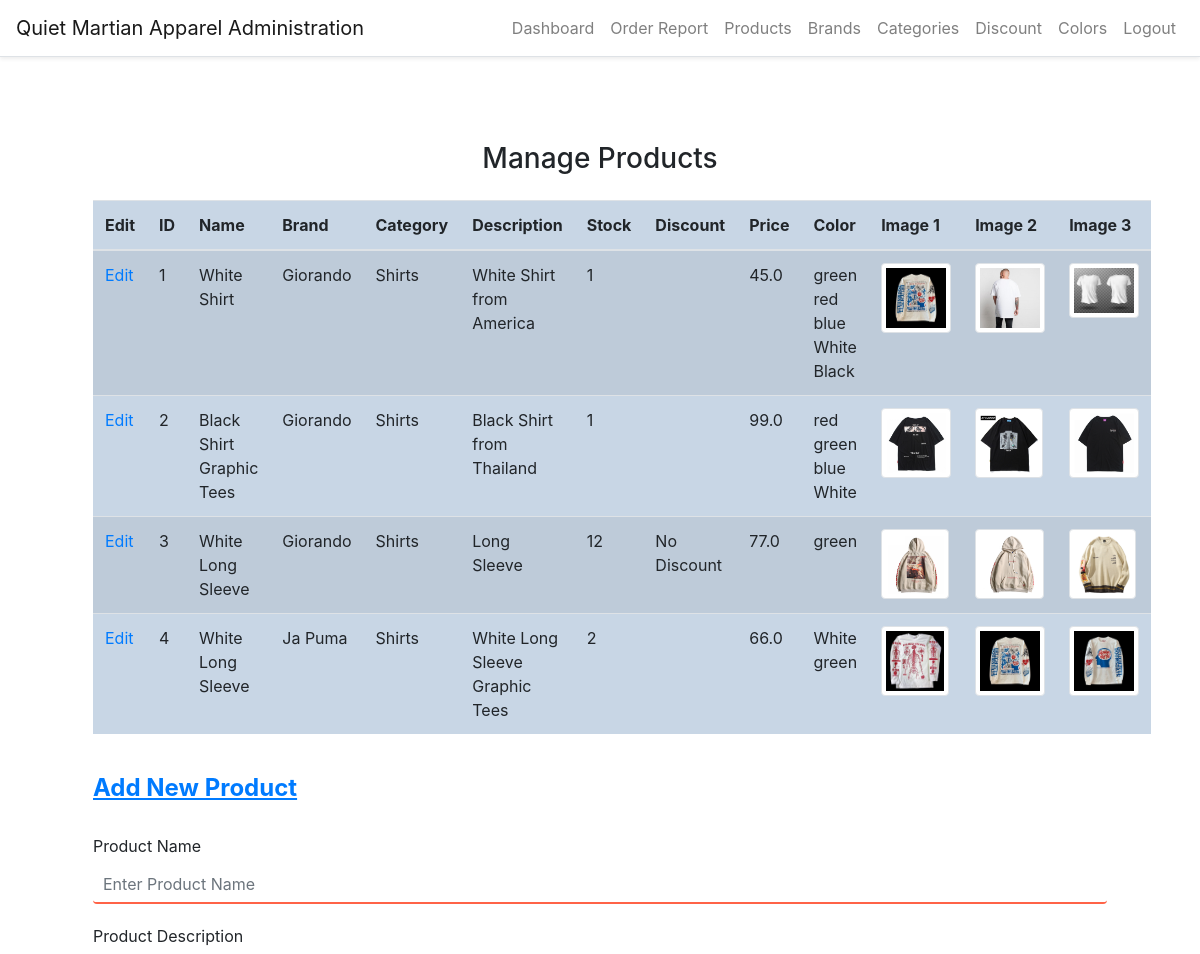
The app's page /manage-products (signed in, upper part), older data.
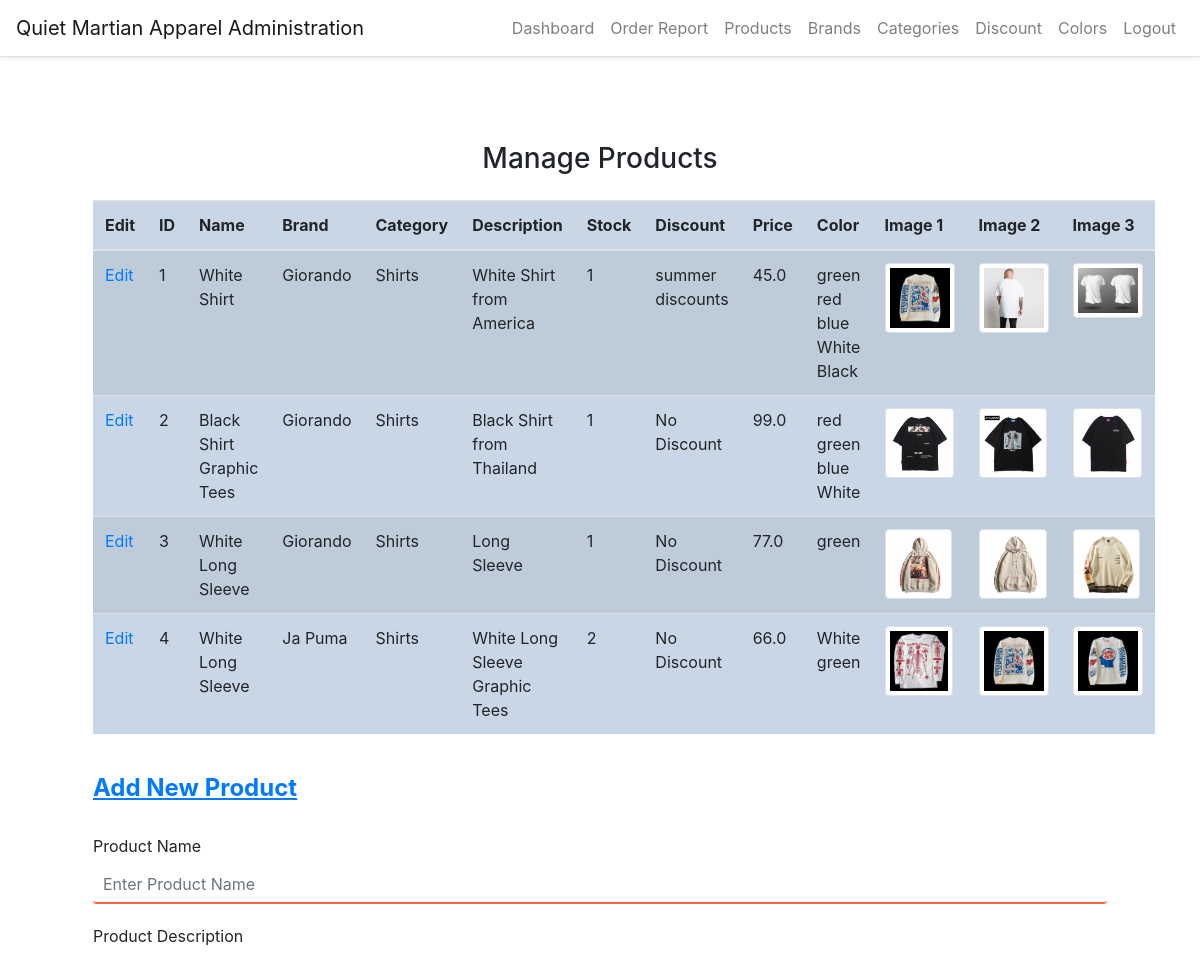
The same page, newer data.
### website/models.py (models this page shows)
class Product(db.Model, UserMixin):
    id = db.Column(db.Integer, primary_key=True)
    brand_id = db.Column(db.Integer, db.ForeignKey('brand.id'))
    category_id = db.Column(db.Integer, db.ForeignKey('category.id'))
    title = db.Column(db.String(150))
    description = db.Column(db.String(255))
    stock = db.Column(db.Integer)
    discount_id = db.Column(db.Integer, db.ForeignKey('discount.id'))
    price = db.Column(db.Float)
    color_id = db.Column(db.Integer, db.ForeignKey('color.id'))
    image_1 = db.Column(db.String(150))
    image_2 = db.Column(db.String(150))
    image_3 = db.Column(db.String(150))
    created_date = db.Column(db.DateTime, default=func.now())
    created_by_id = db.Column(db.Integer)
    updated_date = db.Column(db.DateTime, default=func.now())
    updated_by_id = db.Column(db.Integer)
    brand = db.relationship('Brand')
    category = db.relationship('Category')
    color = db.relationship('Color')
    colors = db.relationship('Color', secondary='product_color')
    orders = db.relationship('Order', lazy=True)
    discount = db.relationship('Discount', lazy=True)

class Brand(db.Model, UserMixin):
    id = db.Column(db.Integer, primary_key=True)
    name = db.Column(db.String(150))
    created_date = db.Column(db.DateTime, default=func.now())
    created_by = db.Column(db.Integer)
    updated_date = db.Column(db.DateTime, default=func.now())
    updated_by = db.Column(db.Integer)
    products = db.relationship('Product')

class Category(db.Model, UserMixin):
    id = db.Column(db.Integer, primary_key=True)
    name = db.Column(db.String(150))
    created_date = db.Column(db.DateTime, default=func.now())
    created_by = db.Column(db.Integer)
    updated_date = db.Column(db.DateTime, default=func.now())
    updated_by = db.Column(db.Integer)
    products = db.relationship('Product')

class Color(db.Model, UserMixin):
    id = db.Column(db.Integer, primary_key=True)
    name = db.Column(db.String(150))
    color_code = db.Column(db.String(150))
    products = db.relationship('Product')

class Discount(db.Model,UserMixin):
    id = db.Column(db.Integer, primary_key=True)
    name = db.Column(db.String(150))
    discount_code = db.Column(db.String(150), unique=True)
    percentage = db.Column(db.Float)
    start_date = db.Column(db.DateTime)
    end_date = db.Column(db.DateTime)
    created_date = db.Column(db.DateTime, default=func.now())
    created_by = db.Column(db.Integer)
    updated_date = db.Column(db.DateTime, default=func.now())
    updated_by = db.Column(db.Integer)
    products = db.relationship('Product')

### website/auth.py (the view, shortened to what this page needs)
@auth.route('/manage-products', methods=['GET', 'POST'])
@login_required
def manage_products():
    p = Product.query.all()
    products = p
    c = Category.query.all()
    categories = c
    b = Brand.query.all()
    brands = b
    co = Color.query.all()
    colors = co
    dis = Discount.query.all()
    discounts = dis
    return render_template("staff/products.html", datetime=datetime, categories=categories, brands=brands, colors=colors, discounts=discounts, products=products, user=current_user)

### website/templates/staff/products.html (shortened to what this page needs)
<!DOCTYPE html>
{% extends "staff/layout.html" %}
{% block main %}
<head>
<link rel="stylesheet" href="static/style.css">
</head>
<body>
<div class="container">
    <h3 class="my-4 text-center">Manage Products</h3>
    <table class="table table-striped" style="background-color: #c8d6e5">
        <thead>
            <tr>
                <th>Edit</th>
                <th>ID</th>
                <th>Name</th>
                <th>Brand</th>
                <th>Category</th>
                <th>Description</th>
                <th>Stock</th>
                <th>Discount</th>
                <th>Price</th>
                <th>Color</th>
                <th>Image 1</th>
                <th>Image 2</th>
                <th>Image 3</th>
            </tr>
        </thead>
        <tbody>
            {% for product in products %}
            <tr>
                <td><a href="{{ url_for('auth.edit_product', product_id=product.id) }}">Edit</a></td>
                <td>{{ product.id }}</td>
                <td>{{ product.title }}</td>
                <td>{{ product.brand.name }}</td>
                <td>{{ product.category.name }}</td>
                <td>{{ product.description }}</td>
                <td>{{ product.stock }}</td>
                <td>
                    {% if product.discount_id == 0 %}
                    No Discount
                    {% else %}
                    {{ product.discount.name }}
                    {% endif %}
                </td>
                <td>{{ product.price }}</td>
                <td>
                    {% for color in product.colors %}
                    {{ color.name }}
                    {% endfor %}
                </td>
                <td>
                  <a href="/static/uploads/{{product.image_1}}">
                    <img src="/static/uploads/{{product.image_1}}" alt="Product Image" class="img-thumbnail" style="max-width: 70px; max-height: 70px;">
                  </a>
                </td>
                <td>
                  <a href="/static/uploads/{{product.image_2}}">
                    <img src="/static/uploads/{{product.image_2}}" alt="Product Image" class="img-thumbnail" style="max-width: 70px; max-height: 70px;">
                  </a>
                </td>
                <td>
                  <a href="/static/uploads/{{product.image_3}}">
                    <img src="/static/uploads/{{product.image_3}}" alt="Product Image" class="img-thumbnail" style="max-width: 70px; max-height: 70px;">
                  </a>
                </td>
            </tr>
            {% endfor %}
        </tbody>
    </table>
    <br>
    <form method="POST" enctype="multipart/form-data">
        <div class="form-group" id="newproduct">
            <h4><a href="#newproduct"><strong><u>Add New Product</u></strong></a></h4>
            <br>
            <label>Product Name</label>
            <input type="text" class="form-control" id="name" name="name" placeholder="Enter Product Name"
                required>
            <label>Product Description</label>
            <br>
        </div>
    </form>
</div>
</body>
{% endblock %}

### website/templates/staff/layout.html (shortened to what this page needs)
<!DOCTYPE html>
<html lang="en">
    <head>
        <link rel="stylesheet" href="https://maxcdn.bootstrapcdn.com/bootstrap/4.1.3/css/bootstrap.min.css">
        <link rel="stylesheet" href="{{ url_for('static', filename='css/style.css') }}">
    </head>
    <body style="padding-top: 70px;">
        <main class="container p-5">
            {% block main %}{% endblock %}
        </main>
    </body>
</html>

### website/templates/staff/base2.html (shortened to what this page needs)
<nav class="navbar navbar-expand-lg navbar-light bg-white border-bottom shadow-sm fixed-top">
    <a class="navbar-brand" href="/staff-login">Quiet Martian Apparel Administration</a>
    <div class="collapse navbar-collapse" id="navbarResponsive">
        <ul class="navbar-nav ml-auto">
            {% if user.is_authenticated %}
            <li class="nav-item"><a href="/sales-dashboard" class="nav-link">Dashboard</a></li>
            <li class="nav-item"><a href="/order-report" class="nav-link">Order Report</a></li>
            <li class="nav-item"><a href="/manage-products" class="nav-link">Products</a></li>
            <li class="nav-item"><a href="/manage-brands" class="nav-link">Brands</a></li>
            <li class="nav-item"><a href="/manage-category" class="nav-link">Categories</a></li>
            <li class="nav-item"><a href="/manage-discount" class="nav-link">Discount</a></li>
            <li class="nav-item"><a href="/manage-colors" class="nav-link">Colors</a></li>
            <li class="nav-item"><a href="/admin-logout" class="nav-link">Logout</a></li>
            {% else %}
            <li class="nav-item"><a href="/new-staff" class="nav-link">Register</a></li>
            <li class="nav-item"><a href="/staff-login" class="btn btn-outline-info">Login</a></li>
            {% endif %}
        </ul>
    </div>
</nav>

### website/static/style.css (style rules this page uses)
html { scroll-behavior: smooth; }
input[type="text"], input[type="password"], input[type="email"], input[type="date"], select { width: 100%; padding: 10px; margin-bottom: 20px; font-size: 16px; border: none; border-bottom: 2px solid #ff6347; }

Row changes from the older to the newer data that the page shows:
changed Product "White Shirt": discount.name (not shown) → "summer discounts"
changed Product "Black Shirt Graphic Tees": now shows "No Discount"
changed Product "Long Sleeve": stock "12" → "1"
changed Product "White Long Sleeve Graphic Tees": now shows "No Discount"
